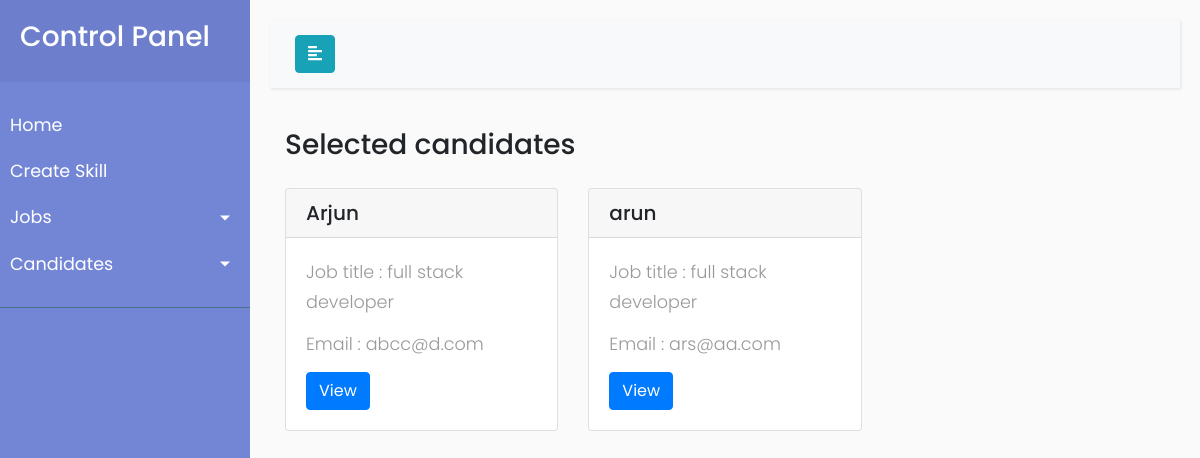
Page /Institute/selected/ on the committed database.
### Trainers/models.py (models this page shows, shortened)
class JobApplyModel(models.Model):
    choices = (
        ("applied", "applied"), ("accepted", "accepted"), ("rejected", "rejected")
    )
    title = models.CharField(max_length=100)
    skill = models.CharField(max_length=100)
    user = models.CharField(max_length=120)
    first_name = models.CharField(max_length=120)
    email = models.CharField(max_length=120)
    phone = models.IntegerField()
    address = models.CharField(max_length=120)
    status = models.CharField(max_length=100,choices=choices, default="applied")

### Institution/views.py (the view)
# urls.py: path("selected/", selected, name="selected"),
def selected(request):
    candidates=JobApplyModel.objects.filter(status="accepted")
    context = {}
    context["candidates"] = candidates
    return render(request, "institution/selected.html", context)

### Institution/templates/institution/selected.html
<!DOCTYPE html>
{% extends 'institution/base.html' %}
{% block body_block %}
    <div class="container">
    <h3>Selected candidates</h3>
        <div class="row">
            {% for candidate in candidates %}
                <div class="col-lg-4" style="margin-top: 2%;">
                    <div class="card">
                        <h5 class="card-header">{{ candidate.first_name }}</h5>
                        <div class="card-body">
                            <p class="card-title">Job title : {{ candidate.title }}</p>
                            <p class="card-title">Email : {{ candidate.email }}</p>
                            <a class="btn btn-primary" href="{% url 'viewselected' candidate.id %}">View</a>
                        </div>
                    </div>
                </div>
            {% endfor %}
        </div>
    </div>
{% endblock %}

### Institution/static/css/style.css (style rules this page uses)
body { font-family: 'Poppins', sans-serif; background: #fafafa; }
p { font-family: 'Poppins', sans-serif; font-size: 1.1em; font-weight: 300; line-height: 1.7em; color: #999; }
a, a:hover, a:focus { color: inherit; text-decoration: none; transition: all 0.3s; }

### rows in the picture
JobApplyModel: first_name "Arjun", title "full stack developer", email "abcc@d.com"
JobApplyModel: first_name "arun", title "full stack developer", email "ars@aa.com"
